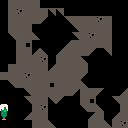

Rendered tile map (Tiled .tmx) drawn with the repository's tilesets; below, a short description and the full map source, tile grids included:
An orthogonal 16x16 tile map with 8x8 px tiles, 1 tile layer (Tile Layer 1).

<map version="1.8" tiledversion="1.8.2" orientation="orthogonal" renderorder="right-down" width="16" height="16" tilewidth="8" tileheight="8" infinite="0" nextlayerid="2" nextobjectid="1">
 <tileset firstgid="1" source="../tileset 1.tsx" />
 <layer id="1" name="Tile Layer 1" width="16" height="16">
  <data encoding="csv">
0,72,72,72,72,0,0,0,0,0,0,0,0,0,0,0,
0,72,73,72,72,72,56,56,0,0,0,0,0,0,0,0,
0,72,72,72,72,57,0,0,56,72,72,72,73,72,0,0,
0,72,72,72,0,0,0,0,0,56,72,72,72,72,0,0,
0,56,72,72,41,0,0,0,0,56,72,73,72,72,0,0,
0,0,72,89,0,0,0,0,40,72,72,72,72,72,0,0,
0,0,72,72,40,41,0,40,72,72,72,57,0,56,0,0,
0,0,72,72,72,73,0,72,72,72,41,0,0,0,0,0,
0,72,72,72,72,72,40,72,72,72,72,0,0,0,0,0,
72,72,72,73,72,72,72,72,72,72,57,0,0,0,0,0,
0,56,72,72,72,72,89,72,72,72,41,0,0,0,0,0,
0,0,0,56,72,72,72,72,72,57,72,72,57,0,0,40,
0,0,0,56,72,72,56,57,0,0,72,89,0,0,56,72,
8,0,0,0,72,73,0,0,0,0,56,72,41,0,0,72,
24,0,0,40,72,72,0,0,0,0,0,40,72,0,40,72,
0,0,0,0,72,72,41,0,0,0,0,72,72,41,72,73
</data>
 </layer>
</map>
